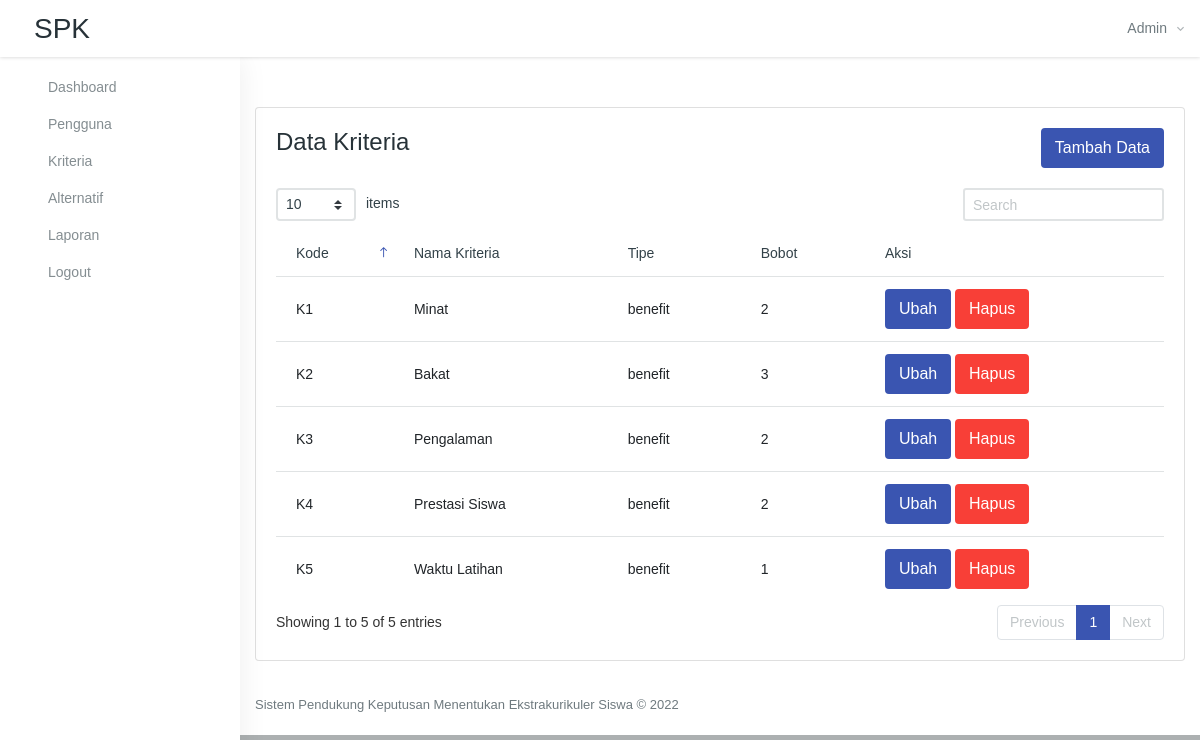
The page /Kriteria (signed in) on the database its author committed.
### tables this page shows
CREATE TABLE `kriteria`  (
  `kode_kriteria` varchar(4) NOT NULL,
  `nama_kriteria` varchar(20) NOT NULL,
  `tipe` varchar(7) NOT NULL,
  `bobot` int(1) NOT NULL,
  `created_at` datetime(0) NOT NULL DEFAULT current_timestamp(0),
  PRIMARY KEY (`kode_kriteria`) USING BTREE
);

### core/functions.php (called while the page is built, shortened)
<?php
function view($view, $data = [])
{
    extract($data);
    require "../app/view/" . $view . ".php";
}
function url($url = '')
{
    return str_replace('public/', '', APP_URL) . trim($url, '/');
}

### app/classes/Kriteria.php (called while the page is built, shortened)
<?php
class Kriteria
{
    protected $_db;
    public function __construct()
    {
        $this->_db = new Database();
    }
    public function index()
    {
        $data['kriteria'] = $this->_db->other_query("SELECT * FROM kriteria", 2);
        view('kriteria/index', $data);
    }
}

### core/router.php (called while the page is built, shortened)
<?php
class Router
{
    private $method     = 'index';
    private $params     = [];
    public function __construct()
    {
        $this->parseUri();
    }
    private function parseUri()
    {
        $class = new $class;
        call_user_func_array([$class, $this->method], $this->params);
    }
}

### public/index.php (called while the page is built, shortened)
<?php
new Router();

### app/classes/Database.php (called while the page is built, shortened)
<?php
class Database
{
    protected $conn;
    public function connect()
    {
        if (!$this->conn) {
            $this->conn = new mysqli(DB_HOST, DB_USER, DB_PASS, DB_NAME);
        }
    }
    function other_query($query, $type = 1)
    {
        $result = $this->conn->query($query);
        if ($type == 1) {
            $data = $result->fetch_object();
        } else {
            $data = $result->fetch_all(MYSQLI_ASSOC);
        }
        return $data;
    }
}

### app/view/kriteria/index.php (the view, shortened to what this page needs)
<div class="container-fluid mt-xl-50 mt-sm-30 mt-15">
    <div class="card">
        <div class="card-body">
            <div class="row mb-20">
                <div class="col-md-12 d-flex justify-content-between">
                    <h4>Data Kriteria</h4>
                    <a href="<?= url('kriteria/tambah_kriteria') ?>" class="btn btn-primary">Tambah Data</a>
                </div>
            </div>
            <div class="m-t-25">
                <table id="datatable" class="table">
                    <thead>
                        <tr>
                            <th>Kode</th>
                            <th>Nama Kriteria</th>
                            <th>Tipe</th>
                            <th>Bobot</th>
                            <th>Aksi</th>
                        </tr>
                    </thead>
                    <tbody>
                        <?php foreach ($kriteria as $row) : ?>
                            <tr>
                                <td><?= $row['kode_kriteria'] ?></td>
                                <td><?= $row['nama_kriteria'] ?></td>
                                <td><?= $row['tipe'] ?></td>
                                <td><?= $row['bobot'] ?></td>
                                <td>
                                    <a class="btn btn-primary waves-effect waves-light" href="<?= url('kriteria/ubah_kriteria/' . $row['kode_kriteria']) ?>" role="button">Ubah</a>
                                    <a class="btn btn-danger waves-effect waves-light" href="#" onclick="delete_data('<?= $row['kode_kriteria'] ?>', 'kriteria/hapus_kriteria')" role="button">Hapus</a>
                                </td>
                            </tr>
                        <?php endforeach; ?>
                    </tbody>
                </table>
            </div>
        </div>
    </div>
</div>

### rows shown on the page
kriteria: kode_kriteria "K1", nama_kriteria "Minat", tipe "benefit", bobot "2"
kriteria: kode_kriteria "K2", nama_kriteria "Bakat", tipe "benefit", bobot "3"
kriteria: kode_kriteria "K3", nama_kriteria "Pengalaman", tipe "benefit", bobot "2"
kriteria: kode_kriteria "K4", nama_kriteria "Prestasi Siswa", tipe "benefit", bobot "2"
kriteria: kode_kriteria "K5", nama_kriteria "Waktu Latihan", tipe "benefit", bobot "1"

### other values the page prints
session_get('nama') "Admin"
